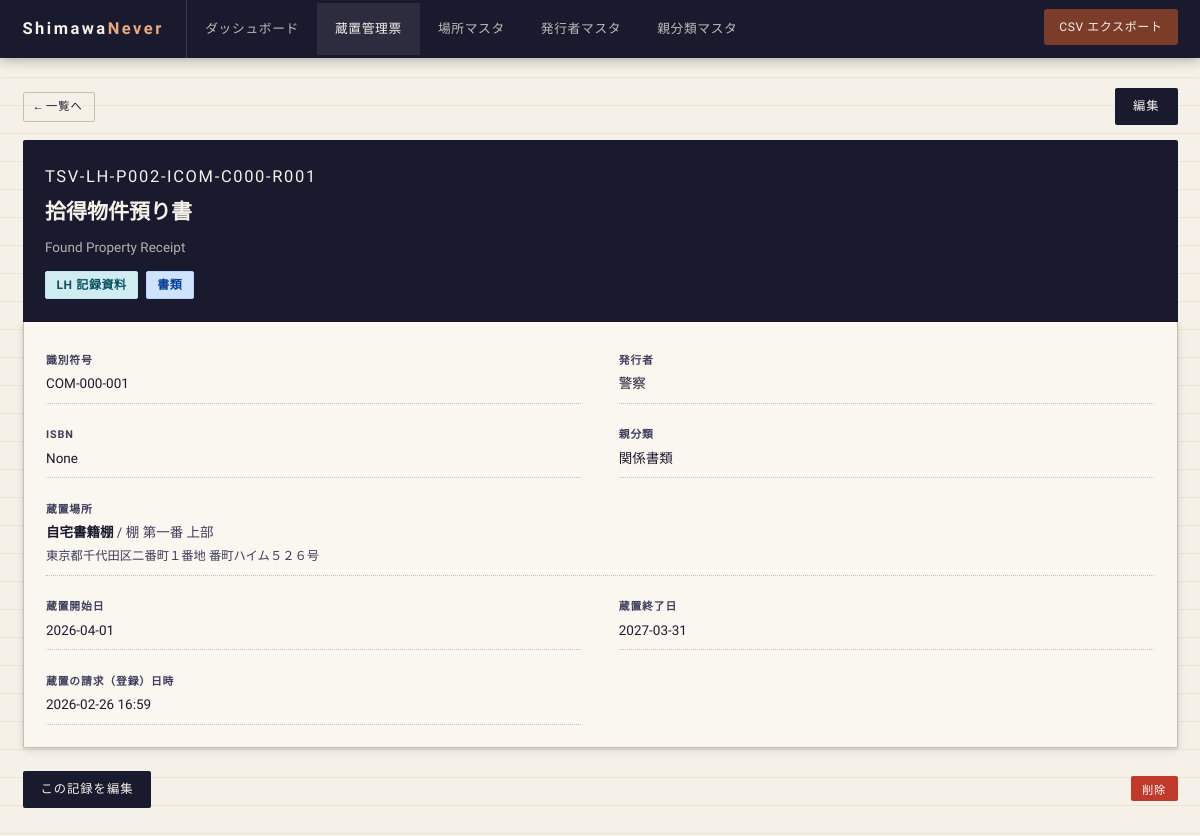
/records/1, run on the app's committed database.
### tables this page shows
CREATE TABLE vault_records (
        id INTEGER PRIMARY KEY AUTOINCREMENT,

        -- 蔵置管理票番号の構成要素
        vault_type TEXT NOT NULL DEFAULT 'LH',   -- LS/LI/LH/LW/LB/他
        issuer_id INTEGER REFERENCES issuers(id),
        issuer_sub TEXT DEFAULT '000',            -- C部分
        location_id INTEGER REFERENCES locations(id),
        record_seq INTEGER NOT NULL DEFAULT 1,   -- R部分の連番

        -- 蔵置管理票番号（computed想定、別途アプリで生成）
        vault_ticket_no TEXT,

        -- 基本情報
        category TEXT NOT NULL CHECK(category IN ('document', 'book')),
        name_ja TEXT NOT NULL,
        name_en TEXT,
        isbn TEXT,                            -- 書籍の場合
        issuer_name TEXT,                     -- 発行者名（自由記述）
        parent_category_id INTEGER REFERENCES parent_categories(id),

        -- 蔵置期間
        retention_start TEXT,
        retention_end TEXT,

        -- 登録日時
        registered_at TEXT DEFAULT (datetime('now', 'localtime')),

        -- 備考
        notes TEXT
    );

CREATE TABLE issuers (
        id INTEGER PRIMARY KEY AUTOINCREMENT,
        code TEXT NOT NULL UNIQUE,           -- COM など（英字）
        name TEXT NOT NULL,
        created_at TEXT DEFAULT (datetime('now', 'localtime'))
    );

CREATE TABLE parent_categories (
        id INTEGER PRIMARY KEY AUTOINCREMENT,
        name TEXT NOT NULL,
        description TEXT,
        created_at TEXT DEFAULT (datetime('now', 'localtime'))
    );

CREATE TABLE locations (
        id INTEGER PRIMARY KEY AUTOINCREMENT,
        place_code TEXT NOT NULL UNIQUE,     -- P001 など
        name TEXT NOT NULL,
        shelf TEXT,                          -- 棚・区画
        address TEXT,
        created_at TEXT DEFAULT (datetime('now', 'localtime'))
    );

### main.py (the view)
@app.get("/records/{record_id}")
def view_record(request: Request, record_id: int):
    conn = get_connection()
    record = conn.execute(
        "SELECT vr.*, l.name as loc_name, l.shelf as loc_shelf, l.address as loc_address, "
        "i.code as iss_code, i.name as iss_fullname, pc.name as parent_cat_name "
        "FROM vault_records vr "
        "LEFT JOIN locations l ON l.id=vr.location_id "
        "LEFT JOIN issuers i ON i.id=vr.issuer_id "
        "LEFT JOIN parent_categories pc ON pc.id=vr.parent_category_id "
        "WHERE vr.id=?", (record_id,)
    ).fetchone()
    conn.close()
    if not record:
        raise HTTPException(404)
    return templates.TemplateResponse("records/detail.html", {
        "request": request,
        "record": record,
        "today": date.today().isoformat()
    })

### templates/records/detail.html (shortened to what this page needs)
{% extends "base.html" %}
{% block content %}
<div class="action-bar" style="margin-bottom:1rem;">
  <a href="/records" class="btn btn-outline btn-sm">← 一覧へ</a>
  <a href="/records/{{ record.id }}/edit" class="btn btn-secondary">編集</a>
</div>
<div class="detail-header">
  <div class="ticket">{{ record.vault_ticket_no }}</div>
  <div class="record-name">{{ record.name_ja }}</div>
  {% if record.name_en %}
  <div style="margin-top:0.3rem;opacity:0.7;font-size:0.9rem;">{{ record.name_en }}</div>
  {% endif %}
  <div style="margin-top:0.8rem;display:flex;gap:0.5rem;flex-wrap:wrap;">
    <span class="badge badge-{{ record.vault_type }}" style="font-size:0.8rem;padding:0.2rem 0.7rem;">{{ record.vault_type }}
      {% if record.vault_type == 'LS' %} 機密資料
      {% elif record.vault_type == 'LI' %} 重要資料
      {% elif record.vault_type == 'LH' %} 記録資料
      {% elif record.vault_type == 'LW' %} 持出資料
      {% elif record.vault_type == 'LB' %} 書籍
      {% endif %}
    </span>
    <span class="badge badge-{{ 'doc' if record.category == 'document' else 'book' }}" style="font-size:0.8rem;padding:0.2rem 0.7rem;">
      {{ '書類' if record.category == 'document' else '書籍' }}
    </span>
  </div>
</div>
<div class="detail-body">
  <div class="detail-grid">
    <div class="detail-item">
      <div class="di-label">識別符号</div>
      <div class="di-value mono">
        {% if record.iss_code %}
          {{ record.iss_code }}-{{ record.issuer_sub }}-{{ '%03d' % record.record_seq }}
        {% else %}―{% endif %}
      </div>
    </div>
    <div class="detail-item">
      <div class="di-label">発行者</div>
      <div class="di-value">{{ record.issuer_name or '―' }}</div>
    </div>
    {% if record.isbn %}
    <div class="detail-item">
      <div class="di-label">ISBN</div>
      <div class="di-value mono">{{ record.isbn }}</div>
    </div>
    {% endif %}
    <div class="detail-item">
      <div class="di-label">親分類</div>
      <div class="di-value">{{ record.parent_cat_name or '―' }}</div>
    </div>
    <div class="detail-item" style="grid-column: 1 / -1;">
      <div class="di-label">蔵置場所</div>
      <div class="di-value">
        {% if record.loc_name %}
          <strong>{{ record.loc_name }}</strong>
          {% if record.loc_shelf %} <span style="color:var(--ink-light);">/ {{ record.loc_shelf }}</span>{% endif %}
          {% if record.loc_address %}
          <div style="font-size:0.82rem;color:var(--ink-light);margin-top:0.15rem;">{{ record.loc_address }}</div>
          {% endif %}
        {% else %}―{% endif %}
      </div>
    </div>
    <div class="detail-item">
      <div class="di-label">蔵置開始日</div>
      <div class="di-value mono">{{ record.retention_start or '―' }}</div>
    </div>
    <div class="detail-item">
      <div class="di-label">蔵置終了日</div>
      <div class="di-value mono">
        {% if record.retention_end %}
          <span {% if record.retention_end < today %}style="color:var(--stamp-red);"{% endif %}>
            {{ record.retention_end }}
          </span>
        {% else %}―{% endif %}
      </div>
    </div>
    <div class="detail-item">
      <div class="di-label">蔵置の請求（登録）日時</div>
      <div class="di-value mono">{{ record.registered_at[:16] if record.registered_at else '―' }}</div>
    </div>
  </div>
</div>
<div class="action-bar">
  <a href="/records/{{ record.id }}/edit" class="btn btn-secondary">この記録を編集</a>
  <form method="post" action="/records/{{ record.id }}/delete"
    data-confirm="蔵置管理票「{{ record.vault_ticket_no }}」を削除しますか？この操作は元に戻せません。">
    <button type="submit" class="btn btn-danger btn-sm">削除</button>
  </form>
</div>
{% endblock %}

### static/css/style.css (style rules this page uses)
:root { --ink: #1a1a2e; --ink-light: #3d3d5c; --paper: #f5f0e8; --paper-warm: #ede8d8; --rule: #c8bfa8; --accent: #7b3d2a; --accent-light: #a85240; --stamp-red: #c0392b; --stamp-blue: #2c5f8a; --stamp-green: #2a6b3d; --mono: 'Courier Prime', monospace; --serif: 'Noto Serif JP', serif; --sans: 'BIZ UDGothic', sans-serif; --shadow: 0 2px 8px rgba(0,0,0,0.12), 0 1px 3px rgba(0,0,0,0.08); --shadow-lg: 0 8px 32px rgba(0,0,0,0.18), 0 2px 8px rgba(0,0,0,0.10); }
*, *::before, *::after { box-sizing: border-box; margin: 0; padding: 0; }
html { font-size: 15px; }
body { background: var(--paper); background-image: repeating-linear-gradient( 0deg, transparent, transparent 27px, rgba(180,160,120,0.15) 27px, rgba(180,160,120,0.15) 28px ); color: var(--ink); font-family: var(--sans); line-height: 1.7; min-height: 100vh; }
.badge { display: inline-block; font-family: var(--mono); font-size: 0.7rem; padding: 0.15rem 0.5rem; border-radius: 2px; letter-spacing: 0.05em; font-weight: 700; }
.badge-LH { background: #d1ecf1; color: #0c5460; border: 1px solid #bee5eb; }
.badge-doc { background: #cfe2ff; color: #084298; border: 1px solid #b6d4fe; }
.btn { display: inline-block; padding: 0.55rem 1.2rem; border: none; border-radius: 2px; font-family: var(--mono); font-size: 0.82rem; letter-spacing: 0.08em; cursor: pointer; text-decoration: none; transition: opacity 0.2s, transform 0.1s; }
.btn-secondary { background: var(--ink); color: var(--paper); }
.btn-outline { background: transparent; color: var(--ink); border: 1px solid var(--rule); }
.btn-danger { background: var(--stamp-red); color: white; }
.btn-sm { padding: 0.3rem 0.75rem; font-size: 0.75rem; }
.detail-header { background: var(--ink); color: var(--paper); padding: 1.5rem; border-radius: 2px 2px 0 0; margin-bottom: 0; }
.detail-header .ticket { font-family: var(--mono); font-size: 1.1rem; letter-spacing: 0.1em; margin-bottom: 0.3rem; }
.detail-header .record-name { font-family: var(--serif); font-size: 1.4rem; font-weight: 600; }
.detail-body { background: #faf7f0; border: 1px solid var(--rule); border-top: none; padding: 1.5rem; border-radius: 0 0 2px 2px; box-shadow: var(--shadow); margin-bottom: 1.5rem; }
.detail-grid { display: grid; grid-template-columns: 1fr 1fr; gap: 1rem 2.5rem; }
.detail-item { padding: 0.5rem 0; border-bottom: 1px dotted var(--rule); }
.detail-item .di-label { font-size: 0.72rem; color: var(--ink-light); letter-spacing: 0.08em; text-transform: uppercase; font-weight: 700; margin-bottom: 0.15rem; }
.detail-item .di-value { font-size: 0.9rem; font-family: var(--sans); }
.detail-item .di-value.mono { font-family: var(--mono); }
.action-bar { display: flex; gap: 0.75rem; align-items: center; flex-wrap: wrap; margin-bottom: 1.5rem; }

### data on the page
vault_records: vault_ticket_no "TSV-LH-P002-ICOM-C000-R001", name_ja "拾得物件預り書", name_en "Found Property Receipt", vault_type "LH", category "書類", issuer_sub "000", record_seq "001", issuer_name "警察", isbn "None", retention_start "2026-04-01", retention_end "2027-03-31", registered_at "2026-02-26 16:59"
issuers: iss_code "COM"
parent_categories: name "関係書類"
locations: loc_name "自宅書籍棚", loc_shelf "棚 第一番 上部", loc_address "東京都千代田区二番町１番地 番町ハイム５２６号"
